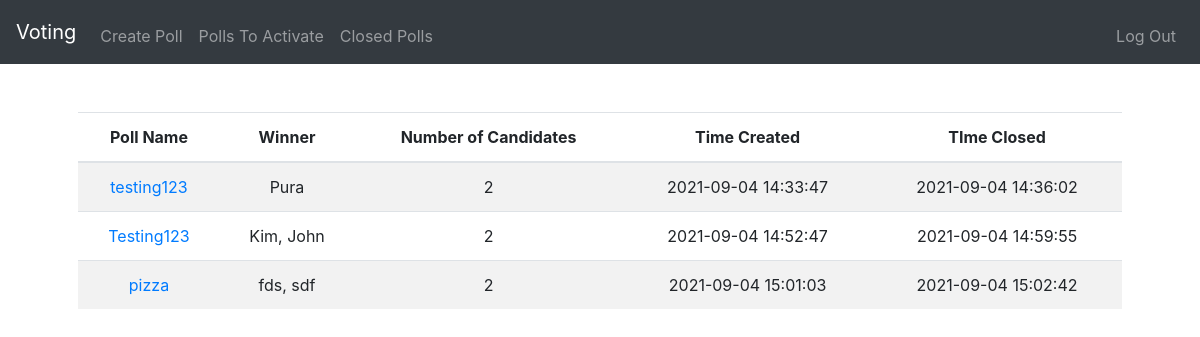
The app's page /closed-polls (signed in), older data.
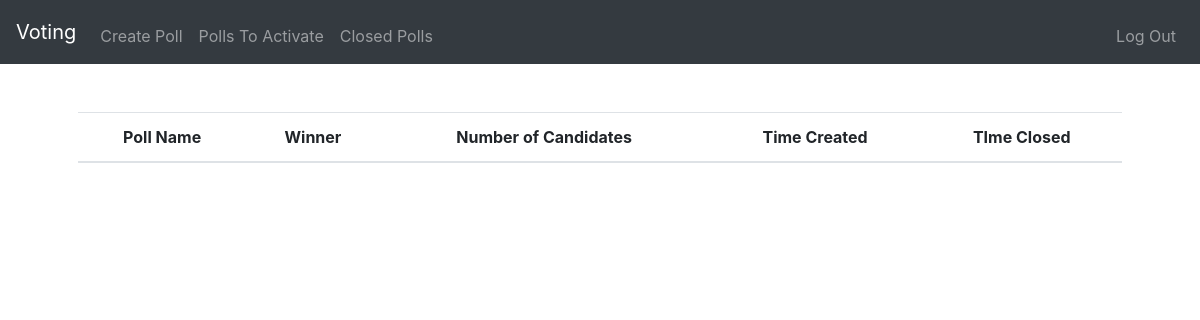
The same page, newer data.
### website/models.py (models this page shows)
class Poll(db.Model):
    id = db.Column(db.Integer, primary_key=True)
    user_id = db.Column(db.Integer, db.ForeignKey('user.id'))
    name = db.Column(db.String(150))
    status = db.Column(db.String(6))
    roomkey = db.Column(db.String(18), unique=True)
    time_created = db.Column(db.DateTime(timezone=True), default=func.now())
    num_candidates = db.Column(db.Integer)
    num_votes = db.Column(db.Integer, default=0)

class ClosedPoll(db.Model):
    id = db.Column(db.Integer, primary_key=True)
    poll_id = db.Column(db.Integer, db.ForeignKey('poll.id'), unique=True)
    winner = db.Column(db.String)
    time_closed = db.Column(db.DateTime(timezone=True), default=func.now())

### website/views.py (the view, shortened to what this page needs)
@views.route("/closed-polls", methods=["GET", "POST"])
@login_required
def closed_polls():
    closed_polls = db.session.query(Poll, ClosedPoll).filter(
        Poll.id == ClosedPoll.poll_id).filter(Poll.user_id == current_user.id).all()
    return render_template("closed_polls.html", user=current_user, closed_polls=closed_polls)

### website/__init__.py (called while the page is built)
def create_app():
    app = Flask(__name__)
    app.config['SECRET_KEY'] = "asdfasdfasdf asdfasdfasdf"
    app.config["SQLALCHEMY_DATABASE_URI"] = f'sqlite:///{DB_NAME}'
    app.config["SQLALCHEMY_TRACK_MODIFICATIONS"] = False
    db.init_app(app)
    from .views import views
    from .auth import auth
    app.register_blueprint(views, url_prefix="/")
    app.register_blueprint(auth, url_prefix="/")
    from .models import User
    create_database(app)
    login_manager = LoginManager()
    login_manager.login_view = "views.index"
    login_manager.init_app(app)
    @login_manager.user_loader
    def load_user(id):
        return User.query.get(int(id))
    return app

### website/templates/closed_polls.html (shortened to what this page needs)
{% extends "layout.html" %}
{% block main %}
<table class="table table-striped">
    <thead>
        <tr>
            <th>Poll Name</th>
            <th>Winner</th>
            <th>Number of Candidates</th>
            <th>Time Created</th>
            <th>TIme Closed</th>
        </tr>
    </thead>
    <tbody>
    {% for poll, closed_poll in closed_polls %}
        <tr>
            <td><a href="/current-poll/{{ poll.roomkey }}">{{ poll.name }}</a></td>
            <td>{{ closed_poll.winner }}</td>
            <td>{{ poll.num_candidates}}</td>
            <td>{{ poll.time_created }}</td>
            <td>{{ closed_poll.time_closed }}</td>
        </tr>
    {% endfor %}
    </tbody>
</table>
{% endblock %}

### website/templates/layout.html (shortened to what this page needs)
<!DOCTYPE html>
<html lang="en">
    <head>
        <link rel="stylesheet"
              href="https://cdn.jsdelivr.net/npm/bootstrap@4.5.3/dist/css/bootstrap.min.css"
>
        <link href="/static/styles.css"
              rel="stylesheet">
    </head>
    <body>
        <nav class="navbar navbar-expand-lg navbar-dark bg-dark">
            {% if user and user.is_authenticated %}
                <a class="navbar-brand"
                href="/homepage">Voting</a>
            {% else %}
                <a class="navbar-brand"
                href="/">Voting</a>
            {% endif %}
            <div class="collapse navbar-collapse"
                 id="navbar">
                {% if user and user.is_authenticated %}
                <ul class="navbar-nav mr-auto mt-2">
                    <li class="nav-item"><a class="nav-link"
                           href="/create-poll">Create Poll</a></li>
                    <li class="nav-item"><a class="nav-link"
                           href="/polls-to-set">Polls To Activate</a></li>
                    <li class="nav-item"><a class="nav-link"
                           href="/closed-polls">Closed Polls</a></li>
                </ul>
                <ul class="navbar-nav ml-auto mt-2">
                    <li class="nav-item"><a class="nav-link"
                           href="/logout">Log Out</a></li>
                </ul>
                {% endif %}
            </div>
        </nav>
        <main class="container p-5">
            {% block main %}{% endblock %}
        </main>
    </body>
</html>

### website/static/styles.css (style rules this page uses)
main { overflow-x: auto; text-align: center; }

Row changes from the older to the newer data that the page shows:
no longer on this page (row edited): Poll: name "testing123", winner "Pura", num_candidates "2", time_created "2021-09-04 14:33:47", time_closed "2021-09-04 14:36:02"
no longer on this page (row edited): Poll: name "Testing123", winner "Kim, John", num_candidates "2", time_created "2021-09-04 14:52:47", time_closed "2021-09-04 14:59:55"
no longer on this page (row edited): Poll: name "pizza", winner "fds, sdf", num_candidates "2", time_created "2021-09-04 15:01:03", time_closed "2021-09-04 15:02:42"
